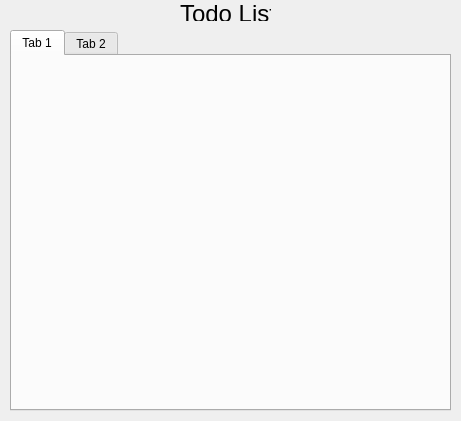
<?xml version="1.0" encoding="UTF-8"?>
<ui version="4.0">
 <class>TodoList</class>
 <widget class="QDialog" name="TodoList">
  <property name="geometry">
   <rect>
    <x>0</x>
    <y>0</y>
    <width>461</width>
    <height>421</height>
   </rect>
  </property>
  <property name="windowTitle">
   <string>Dialog</string>
  </property>
  <widget class="QTabWidget" name="tabWidget">
   <property name="geometry">
    <rect>
     <x>10</x>
     <y>30</y>
     <width>441</width>
     <height>381</height>
    </rect>
   </property>
   <property name="currentIndex">
    <number>0</number>
   </property>
   <widget class="QWidget" name="tab">
    <attribute name="title">
     <string>Tab 1</string>
    </attribute>
   </widget>
   <widget class="QWidget" name="tab_2">
    <attribute name="title">
     <string>Tab 2</string>
    </attribute>
   </widget>
  </widget>
  <widget class="QLabel" name="label">
   <property name="geometry">
    <rect>
     <x>180</x>
     <y>0</y>
     <width>91</width>
     <height>21</height>
    </rect>
   </property>
   <property name="text">
    <string>&lt;html&gt;&lt;head/&gt;&lt;body&gt;&lt;p&gt;&lt;span style=&quot; font-size:18pt;&quot;&gt;Todo Lists&lt;/span&gt;&lt;/p&gt;&lt;/body&gt;&lt;/html&gt;</string>
   </property>
  </widget>
 </widget>
 <resources/>
 <connections/>
</ui>
